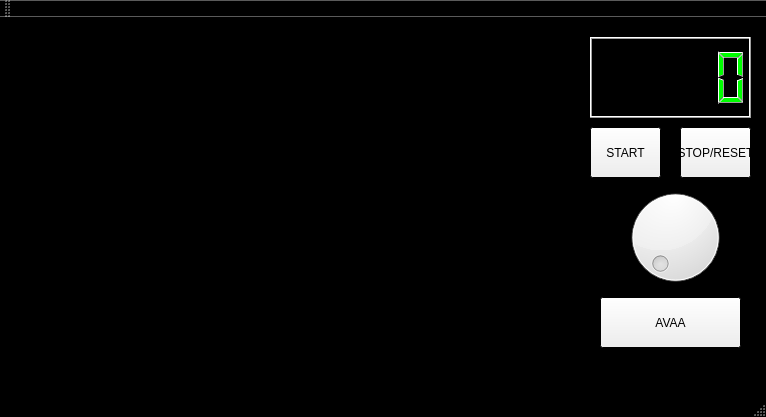
<?xml version="1.0" encoding="UTF-8"?>
<ui version="4.0">
 <class>MainWindow</class>
 <widget class="QMainWindow" name="MainWindow">
  <property name="geometry">
   <rect>
    <x>0</x>
    <y>0</y>
    <width>766</width>
    <height>417</height>
   </rect>
  </property>
  <property name="palette">
   <palette>
    <active>
     <colorrole role="Base">
      <brush brushstyle="SolidPattern">
       <color alpha="255">
        <red>255</red>
        <green>255</green>
        <blue>255</blue>
       </color>
      </brush>
     </colorrole>
     <colorrole role="Window">
      <brush brushstyle="SolidPattern">
       <color alpha="255">
        <red>0</red>
        <green>0</green>
        <blue>0</blue>
       </color>
      </brush>
     </colorrole>
    </active>
    <inactive>
     <colorrole role="Base">
      <brush brushstyle="SolidPattern">
       <color alpha="255">
        <red>255</red>
        <green>255</green>
        <blue>255</blue>
       </color>
      </brush>
     </colorrole>
     <colorrole role="Window">
      <brush brushstyle="SolidPattern">
       <color alpha="255">
        <red>0</red>
        <green>0</green>
        <blue>0</blue>
       </color>
      </brush>
     </colorrole>
    </inactive>
    <disabled>
     <colorrole role="Base">
      <brush brushstyle="SolidPattern">
       <color alpha="255">
        <red>0</red>
        <green>0</green>
        <blue>0</blue>
       </color>
      </brush>
     </colorrole>
     <colorrole role="Window">
      <brush brushstyle="SolidPattern">
       <color alpha="255">
        <red>0</red>
        <green>0</green>
        <blue>0</blue>
       </color>
      </brush>
     </colorrole>
    </disabled>
   </palette>
  </property>
  <property name="windowTitle">
   <string>MainWindow</string>
  </property>
  <widget class="QWidget" name="centralWidget">
   <widget class="QLCDNumber" name="lcd">
    <property name="geometry">
     <rect>
      <x>590</x>
      <y>20</y>
      <width>161</width>
      <height>81</height>
     </rect>
    </property>
    <property name="palette">
     <palette>
      <active>
       <colorrole role="WindowText">
        <brush brushstyle="SolidPattern">
         <color alpha="255">
          <red>0</red>
          <green>255</green>
          <blue>0</blue>
         </color>
        </brush>
       </colorrole>
      </active>
      <inactive>
       <colorrole role="WindowText">
        <brush brushstyle="SolidPattern">
         <color alpha="255">
          <red>0</red>
          <green>255</green>
          <blue>0</blue>
         </color>
        </brush>
       </colorrole>
      </inactive>
      <disabled>
       <colorrole role="WindowText">
        <brush brushstyle="SolidPattern">
         <color alpha="255">
          <red>120</red>
          <green>120</green>
          <blue>120</blue>
         </color>
        </brush>
       </colorrole>
      </disabled>
     </palette>
    </property>
   </widget>
   <widget class="QPushButton" name="startButton">
    <property name="geometry">
     <rect>
      <x>590</x>
      <y>110</y>
      <width>71</width>
      <height>51</height>
     </rect>
    </property>
    <property name="text">
     <string>START</string>
    </property>
   </widget>
   <widget class="QPushButton" name="stopButton">
    <property name="geometry">
     <rect>
      <x>680</x>
      <y>110</y>
      <width>71</width>
      <height>51</height>
     </rect>
    </property>
    <property name="text">
     <string>STOP/RESET</string>
    </property>
   </widget>
   <widget class="QDial" name="dial">
    <property name="geometry">
     <rect>
      <x>620</x>
      <y>160</y>
      <width>111</width>
      <height>121</height>
     </rect>
    </property>
   </widget>
   <widget class="QPushButton" name="avaaButton">
    <property name="geometry">
     <rect>
      <x>600</x>
      <y>280</y>
      <width>141</width>
      <height>51</height>
     </rect>
    </property>
    <property name="text">
     <string>AVAA</string>
    </property>
   </widget>
   <widget class="QLabel" name="label">
    <property name="geometry">
     <rect>
      <x>60</x>
      <y>30</y>
      <width>491</width>
      <height>271</height>
     </rect>
    </property>
    <property name="text">
     <string>TextLabel</string>
    </property>
   </widget>
  </widget>
  <widget class="QMenuBar" name="menuBar">
   <property name="geometry">
    <rect>
     <x>0</x>
     <y>0</y>
     <width>766</width>
     <height>21</height>
    </rect>
   </property>
  </widget>
  <widget class="QToolBar" name="mainToolBar">
   <attribute name="toolBarArea">
    <enum>TopToolBarArea</enum>
   </attribute>
   <attribute name="toolBarBreak">
    <bool>false</bool>
   </attribute>
  </widget>
  <widget class="QStatusBar" name="statusBar"/>
 </widget>
 <layoutdefault spacing="6" margin="11"/>
 <resources/>
 <connections/>
</ui>
